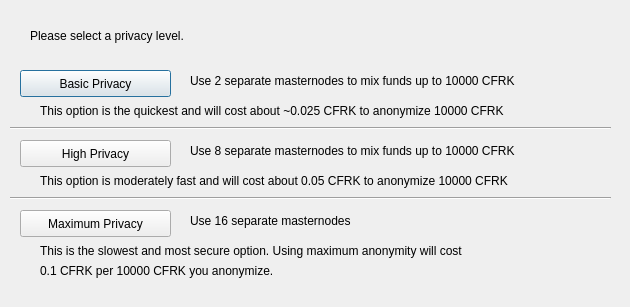
<?xml version="1.0" encoding="UTF-8"?>
<ui version="4.0">
 <class>ObfuscationConfig</class>
 <widget class="QDialog" name="ObfuscationConfig">
  <property name="geometry">
   <rect>
    <x>0</x>
    <y>0</y>
    <width>630</width>
    <height>307</height>
   </rect>
  </property>
  <property name="windowTitle">
   <string>Configure Obfuscation</string>
  </property>
  <widget class="QPushButton" name="buttonBasic">
   <property name="geometry">
    <rect>
     <x>20</x>
     <y>70</y>
     <width>151</width>
     <height>27</height>
    </rect>
   </property>
   <property name="text">
    <string>Basic Privacy</string>
   </property>
  </widget>
  <widget class="QPushButton" name="buttonHigh">
   <property name="geometry">
    <rect>
     <x>20</x>
     <y>140</y>
     <width>151</width>
     <height>27</height>
    </rect>
   </property>
   <property name="text">
    <string>High Privacy</string>
   </property>
  </widget>
  <widget class="QPushButton" name="buttonMax">
   <property name="geometry">
    <rect>
     <x>20</x>
     <y>210</y>
     <width>151</width>
     <height>27</height>
    </rect>
   </property>
   <property name="text">
    <string>Maximum Privacy</string>
   </property>
  </widget>
  <widget class="QLabel" name="label">
   <property name="geometry">
    <rect>
     <x>30</x>
     <y>20</y>
     <width>571</width>
     <height>31</height>
    </rect>
   </property>
   <property name="text">
    <string>Please select a privacy level.</string>
   </property>
  </widget>
  <widget class="QLabel" name="label_2">
   <property name="geometry">
    <rect>
     <x>190</x>
     <y>70</y>
     <width>421</width>
     <height>21</height>
    </rect>
   </property>
   <property name="text">
    <string>Use 2 separate masternodes to mix funds up to 10000 CFRK</string>
   </property>
  </widget>
  <widget class="QLabel" name="label_3">
   <property name="geometry">
    <rect>
     <x>190</x>
     <y>140</y>
     <width>411</width>
     <height>21</height>
    </rect>
   </property>
   <property name="text">
    <string>Use 8 separate masternodes to mix funds up to 10000 CFRK</string>
   </property>
  </widget>
  <widget class="QLabel" name="label_4">
   <property name="geometry">
    <rect>
     <x>190</x>
     <y>210</y>
     <width>421</width>
     <height>21</height>
    </rect>
   </property>
   <property name="text">
    <string>Use 16 separate masternodes</string>
   </property>
  </widget>
  <widget class="QLabel" name="label_6">
   <property name="geometry">
    <rect>
     <x>40</x>
     <y>100</y>
     <width>561</width>
     <height>21</height>
    </rect>
   </property>
   <property name="text">
    <string>This option is the quickest and will cost about ~0.025 CFRK to anonymize 10000 CFRK</string>
   </property>
  </widget>
  <widget class="QLabel" name="label_7">
   <property name="geometry">
    <rect>
     <x>40</x>
     <y>170</y>
     <width>561</width>
     <height>21</height>
    </rect>
   </property>
   <property name="text">
    <string>This option is moderately fast and will cost about 0.05 CFRK to anonymize 10000 CFRK</string>
   </property>
  </widget>
  <widget class="QLabel" name="label_8">
   <property name="geometry">
    <rect>
     <x>40</x>
     <y>240</y>
     <width>561</width>
     <height>21</height>
    </rect>
   </property>
   <property name="text">
    <string>This is the slowest and most secure option. Using maximum anonymity will cost</string>
   </property>
  </widget>
  <widget class="QLabel" name="label_9">
   <property name="geometry">
    <rect>
     <x>40</x>
     <y>260</y>
     <width>561</width>
     <height>21</height>
    </rect>
   </property>
   <property name="text">
    <string>0.1 CFRK per 10000 CFRK you anonymize.</string>
   </property>
  </widget>
  <widget class="Line" name="line">
   <property name="geometry">
    <rect>
     <x>10</x>
     <y>120</y>
     <width>601</width>
     <height>16</height>
    </rect>
   </property>
   <property name="orientation">
    <enum>Qt::Horizontal</enum>
   </property>
  </widget>
  <widget class="Line" name="line_2">
   <property name="geometry">
    <rect>
     <x>10</x>
     <y>190</y>
     <width>601</width>
     <height>16</height>
    </rect>
   </property>
   <property name="orientation">
    <enum>Qt::Horizontal</enum>
   </property>
  </widget>
 </widget>
 <resources/>
 <connections/>
</ui>
